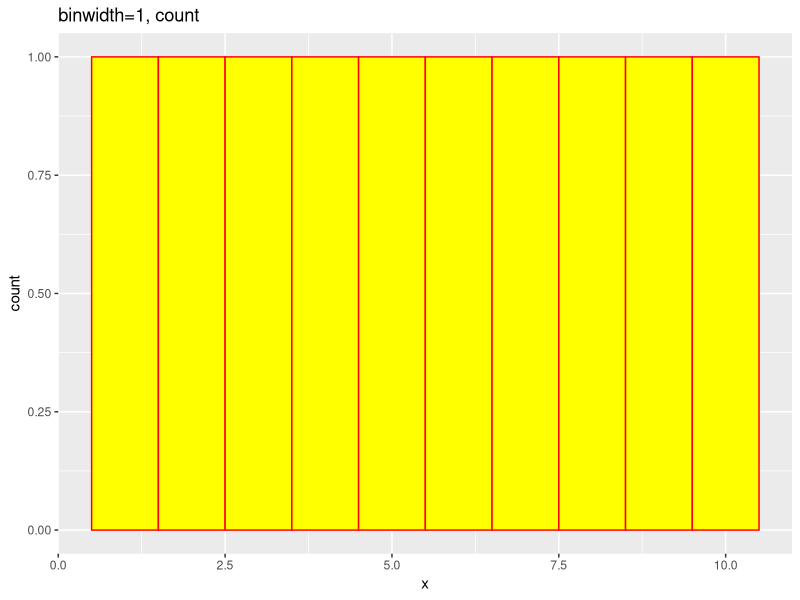
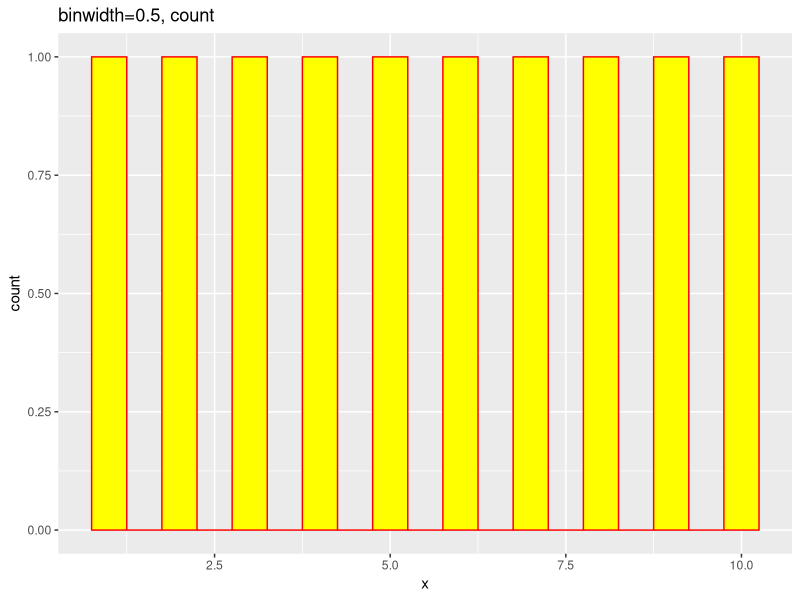
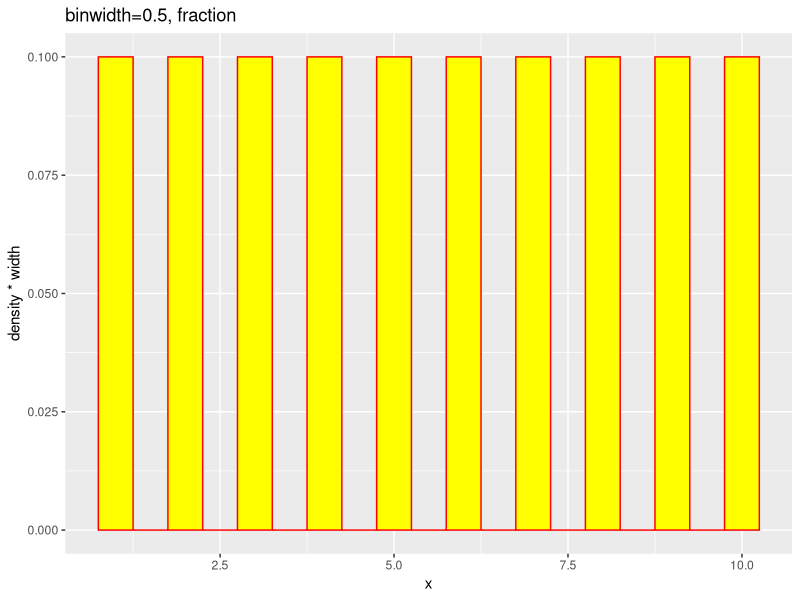
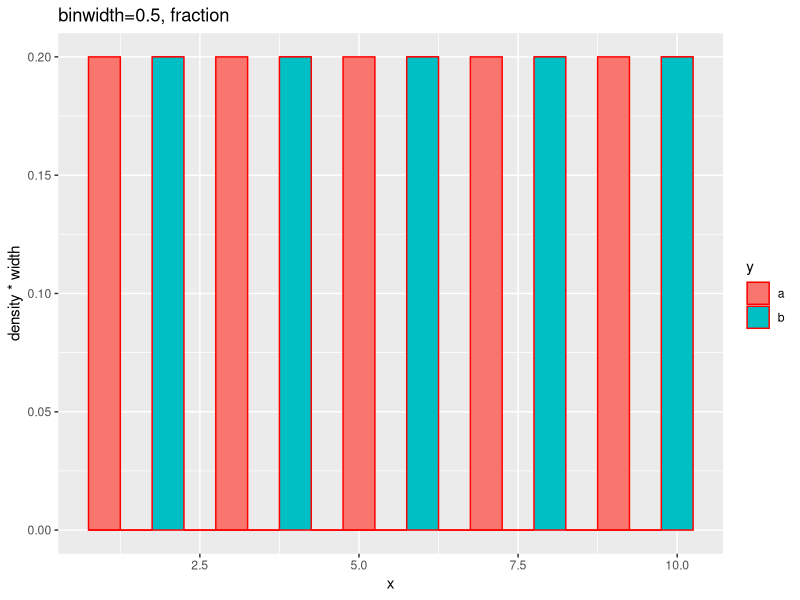
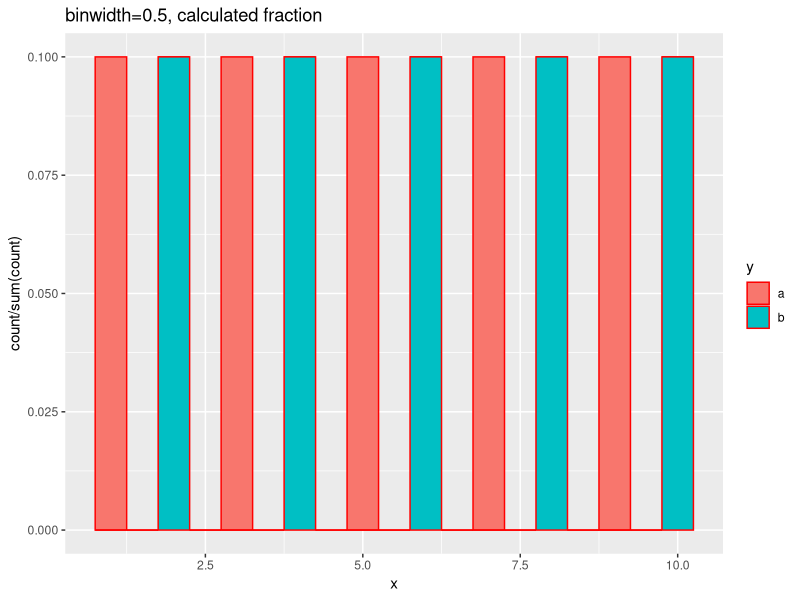
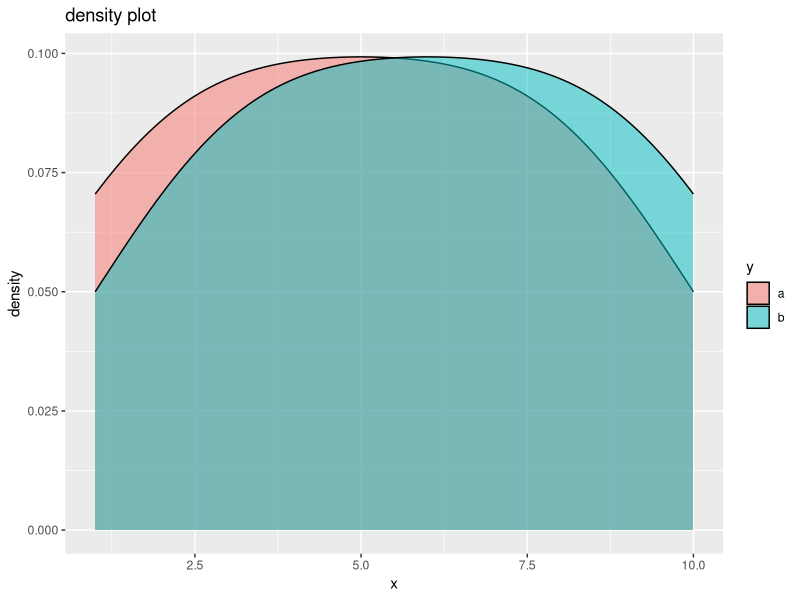

The R source for these figures, in order:
## ---- chunk 1
library(knitr)
opts_chunk$set(echo=T, warning=F, fig.width=7, fig.height=7, fig.path="static/")
library(ggplot2)
## ---- chunk 2
x<-1:10
y<-rep(c("a","b"), times=5)
dat<-data.frame(x,y)
## ---- chunk 3
plt<-ggplot(dat, aes(x=x)) + geom_histogram(binwidth = 1, color="red", fill="yellow")
plt + ggtitle("binwidth=1, count")
## ---- chunk 4
plt<-ggplot(dat, aes(x=x)) + geom_histogram(binwidth = 0.5, color="red", fill="yellow")
plt + ggtitle("binwidth=0.5, count")
## ---- chunk 5
plt<-ggplot(dat, aes(x=x)) + geom_histogram(aes(y=after_stat(density*width)), binwidth = 0.5, color="red", fill="yellow")
plt + ggtitle("binwidth=0.5, fraction")
## ---- chunk 6
plt<-ggplot(dat, aes(x=x, fill=y)) + geom_histogram(aes(y=after_stat(density*width)), binwidth = 0.5, color="red")
plt + ggtitle("binwidth=0.5, fraction")
## ---- chunk 7
plt<-ggplot(dat, aes(x=x, fill=y)) + geom_histogram(aes(y=after_stat(count/sum(count))), binwidth = 0.5, color="red")
plt + ggtitle("binwidth=0.5, calculated fraction")
## ---- chunk 8
# a bit change to update figures
plt<-ggplot(dat, aes(x=x, fill=y)) + geom_density(alpha=0.5)
plt + ggtitle("density plot")
